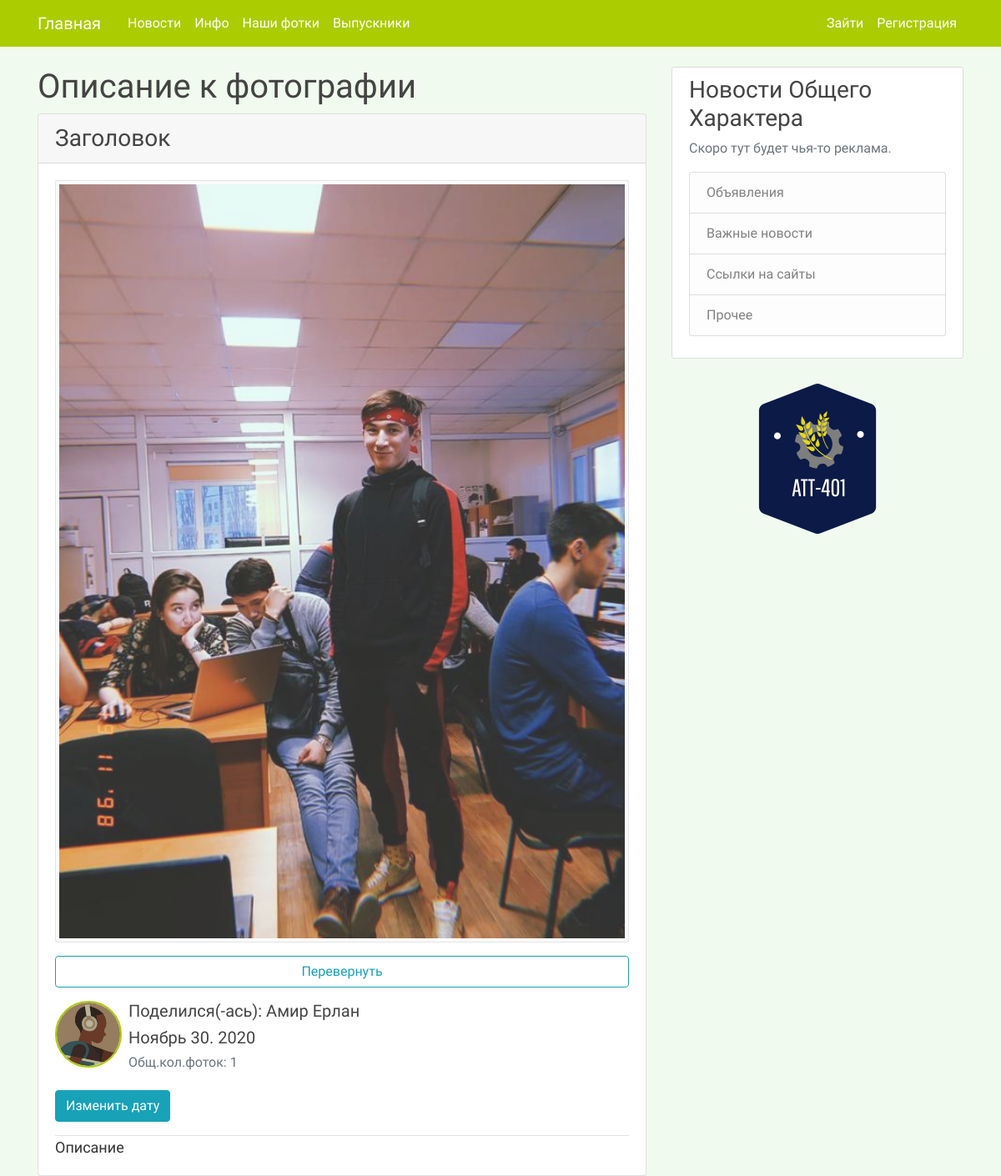
/photos/detail-photo/4, run on the app's committed database.
### Photos/models.py (models this page shows, shortened)
class Photo(models.Model):
    author = models.ForeignKey(User, on_delete=models.CASCADE)
    image = models.ImageField(upload_to='photos')
    date_taken = models.DateTimeField(default=timezone.now)
    description = models.TextField(blank=True, default="Описание")
    title = models.CharField(max_length=100, null=True, blank=True, default="Заголовок")
    meta = models.BooleanField(default=False)
    changeable = models.BooleanField(default=False)

### users/models.py (models this page shows, shortened)
class Profile(models.Model):
    user = models.OneToOneField(User, on_delete=models.CASCADE)
    image = models.ImageField(default="default.jpg")
    nickname = models.CharField(max_length=100, default="Никак")
    birthday = models.DateField(null=True, blank=True)
    cap = models.BooleanField(null=True, blank=True)
    left = models.IntegerField(null=True, blank=True)
    upper = models.IntegerField(null=True, blank=True)
    right = models.IntegerField(null=True, blank=True)
    lower = models.IntegerField(null=True, blank=True)
    old_image = models.TextField(null=True, blank=True)
    current_image_name = models.TextField(null=True, blank=True)

### Photos/views.py (the view, shortened to what this page needs)
# urls.py: path('detail-photo/<int:pk>', PhotoDetailView.as_view(), name='photo-detail'),
class PhotoDetailView(DetailView):
    model = Photo
    template_name = 'Photos/photo_detail.html'
    def get_context_data(self, **kwargs):
        context = super(PhotoDetailView, self).get_context_data(**kwargs)
        context['comments'] = Comments.objects.all().filter(image=Photo.objects.get(id=self.kwargs.get('pk'))).order_by('date_added')
        return context

### users/templatetags/name_filter.py (called while the page is built)
@register.filter(name='cutter')
@stringfilter
def cutter(value):
    return value.replace('_', ' ')

### Photos/templates/Photos/photo_detail.html (shortened to what this page needs)
{% extends 'BlogApp/base.html' %}
{% load static %}
{% load name_filter %}
{% block head %}
    <link rel="stylesheet" type="text/css" href="{% static 'Photos/photo.css' %}">
{% endblock head %}
{% block content %}
    <h1>Описание к фотографии</h1>
    <div class="card">
      <h3 class="card-header">{{ object.title }}</h3>
      <div class="card-body">
        <div class="d-flex justify-content-center" style="background-color:#f0efeb">
            <img id="ThisImage" class="card-img-top img-thumbnail align-self-center" src="{{object.image.url}}" style="display:inline-block;">
        </div>
        <button id="90" type="button" class="mt-3 btn btn-outline-info btn-block">Перевернуть</button>
        <div class="media mt-3">
            <img class="rounded-circle mr-2" src="{{object.author.profile.image.url}}" style="border:solid #aacc00 2px;width:5em;height:5em;display:inline-block;">
            <div class="media-body">
                <h5 class="mt-0">Поделился(-ась): {{ object.author|cutter }}</h5>
                <h5 class="mt-0">{{ object.date_taken|date:"F d. Y" }}</h5>
                <h6 class="mt-0 text-muted">Общ.кол.фоток: {{ object.author.photo_set.count }}</h6>
            </div>
        </div>
        <div class="justify-content-between">
            {% if object.meta == False or object.changeable == True and  user.is_authenticated %}
              <button type="button" class="btn btn-info mt-3" data-toggle="modal" data-target="#exampleModal4">Изменить дату</button>
            {% endif %}
            </div>
        <p class="card-text border-top mt-3" style="font-size:18px;">{{ object.description }}</p>
      </div>
    </div>
{% endblock content %}

### BlogApp/templates/BlogApp/base.html (shortened to what this page needs)
{% load static %}
{% load name_filter %}
<!DOCTYPE html>
<html lang="en">
<head>
    <link rel="stylesheet" href="https://stackpath.bootstrapcdn.com/bootstrap/4.5.2/css/bootstrap.min.css">
    <link rel="stylesheet" type="text/css" href="{% static 'BlogApp/main.css' %}">
    {% block head %}
    {% endblock head %}
</head>
<body>
    <header class="site-header">
      <nav class="navbar navbar-expand-md navbar-dark fixed-top bg-steel" style="background-color:#aacc00;">
        <div class="container">
          <a class="navbar-brand mr-4" href="{% url 'blog-home' %}">Главная</a>
          <div class="collapse navbar-collapse" id="navbarToggle">
            <div class="navbar-nav mr-auto">
              <a class="nav-item nav-link" style="color:#ffffff" href="{% url 'blog-home' %}">Новости</a>
              <a class="nav-item nav-link" style="color:#ffffff" href="{% url 'blog-about' %}">Инфо</a>
              <a class="nav-item nav-link" style="color:#ffffff" href="{% url 'photo-list' %}">Наши фотки</a>
              <a class="nav-item nav-link" style="color:#ffffff" href="{% url 'users-list' %}">Выпускники</a>
            </div>
            <div class="navbar-nav">
                {% if user.is_authenticated %}
                <a class="nav-item nav-link" style="color:#ffffff" href="{% url 'post-create' %}">Добавить новость</a>
                <a class="nav-item nav-link" style="color:#ffffff" href="{% url 'profile' %}">Мой Профиль</a>
                <a class="nav-item nav-link" style="color:#ffffff" href="{% url 'logout' %}">Выйти</a>
                {% else %}
              <a class="nav-item nav-link" style="color:#ffffff" href="{% url 'login' %}">Зайти</a>
              <a class="nav-item nav-link" style="color:#ffffff" href="{% url 'register' %}">Регистрация</a>
                {% endif %}
            </div>
          </div>
        </div>
      </nav>
</header>
    <main role="main" class="container">
      <div class="row">
        <div class="col-md-8">
          {% block content %}
          {% endblock %}
        </div>
        <div class="col-md-4">
          <div class="content-section">
            <h3>Новости Общего Характера</h3>
            <p class='text-muted'>Скоро тут будет чья-то реклама.
              <ul class="list-group">
                <li class="list-group-item list-group-item-light">Объявления</li>
                <li class="list-group-item list-group-item-light">Важные новости</li>
                <li class="list-group-item list-group-item-light">Ссылки на сайты</li>
                <li class="list-group-item list-group-item-light">Прочее</li>
              </ul>
            </p>
          </div>
        <div class="d-flex justify-content-center">
            <img id="logo2" src="{% static 'users/helper_images/logo2.png' %}" alt="logo2.png">
        </div>
        </div>
      </div>
</main>
</body>
</html>

### BlogApp/static/BlogApp/main.css (style rules this page uses)
body { background: #fafafa; color: #333333; margin-top: 5rem; }
h1, h2, h3, h4, h5, h6 { color: #444444; }
.bg-steel { background-color: #aacc00; }
ul { margin: 0; }
.site-header .navbar-nav .nav-link { color: #cbd5db; }
.content-section { background: #ffffff; padding: 10px 20px; border: 1px solid #dddddd; border-radius: 3px; margin-bottom: 20px; }

### Photos/static/Photos/photo.css (style rules this page uses)
* { -moz-box-sizing: border-box; -webkit-box-sizing: border-box; box-sizing: border-box; }
body { background-color: #f1faee; }
img:first-of-type { -moz-transition: transform 1s; -webkit-transition: transform 1s; transition: transform 1s; }

### Photos/templates/Photos/photo_detail.html (style rules this page uses)
img#ThisImage { -moz-transition: transform 1s, opacity 0.8s; -webkit-transition: transform 1s, opacity 0.8s; transition: transform 1s, opacity 1s; opacity: 0.8; }

### BlogApp/templates/BlogApp/base.html (style rules this page uses)
* { font-family: 'Comfortaa', cursive, 'Helvetica Neue', Helvetica, Arial, sans-serif; }

### data on the page
Photo: title "Заголовок", image (picture), author.profile.image (picture), author "Амир Ерлан", date_taken "Ноябрь 30. 2020", author.photo_set.count "1", description "Описание"
